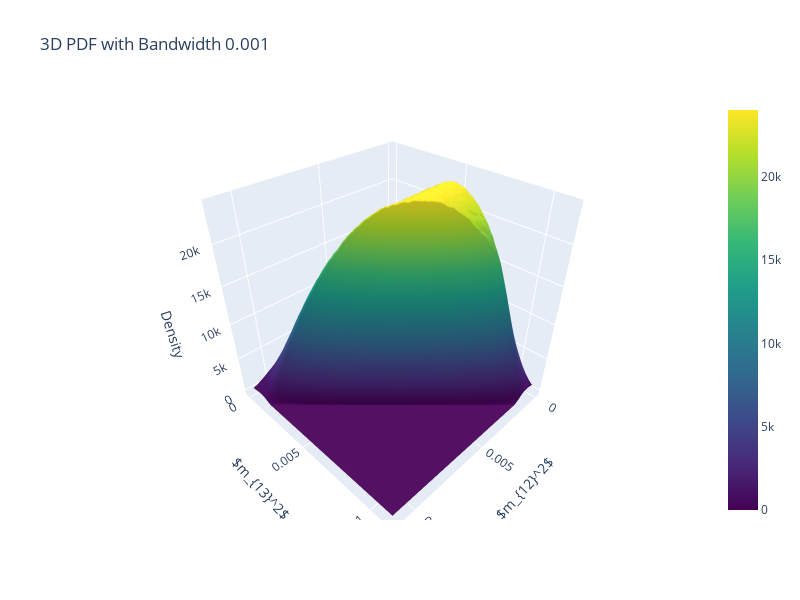

The notebook cell this image was saved under:
### Code cell
import plotly.graph_objects as go

fig = go.Figure(
    data=[go.Surface(z=zgrid5, x=xgrid, y=ygrid, colorscale='Viridis')],
)

fig.update_layout(
    title=f"3D PDF with Bandwidth {bandwidth1}",
    scene=dict(
        xaxis_title=r"$m_{12}^2$",
        yaxis_title=r"$m_{13}^2$",
        zaxis_title="Density"
    ),
    width=800,
    height=600,
)

fig.show()

### Figure 1 — Plotly figure (JSON) as saved in the notebook; plotly's stock layout.template omitted (floating-point values rounded to 4 significant figures; data arrays with more than 128 entries replaced by an {"elided": "..."} marker saying what was removed)
{"data": [{"colorscale": [[0, "#440154"], [0.1111, "#482878"], [0.2222, "#3e4989"], [0.3333, "#31688e"], [0.4444, "#26828e"], [0.5556, "#1f9e89"], [0.6667, "#35b779"], [0.7778, "#6ece58"], [0.8889, "#b5de2b"], [1, "#fde725"]], "type": "surface", "x": {"elided": "200x200 float values"}, "y": {"elided": "200x200 float values"}, "z": {"elided": "200x200 float values"}}], "layout": {"height": 600, "scene": {"xaxis": {"title": {"text": "$m_{12}^2$"}}, "yaxis": {"title": {"text": "$m_{13}^2$"}}, "zaxis": {"title": {"text": "Density"}}}, "title": {"text": "3D PDF with Bandwidth 0.001"}, "width": 800}}
